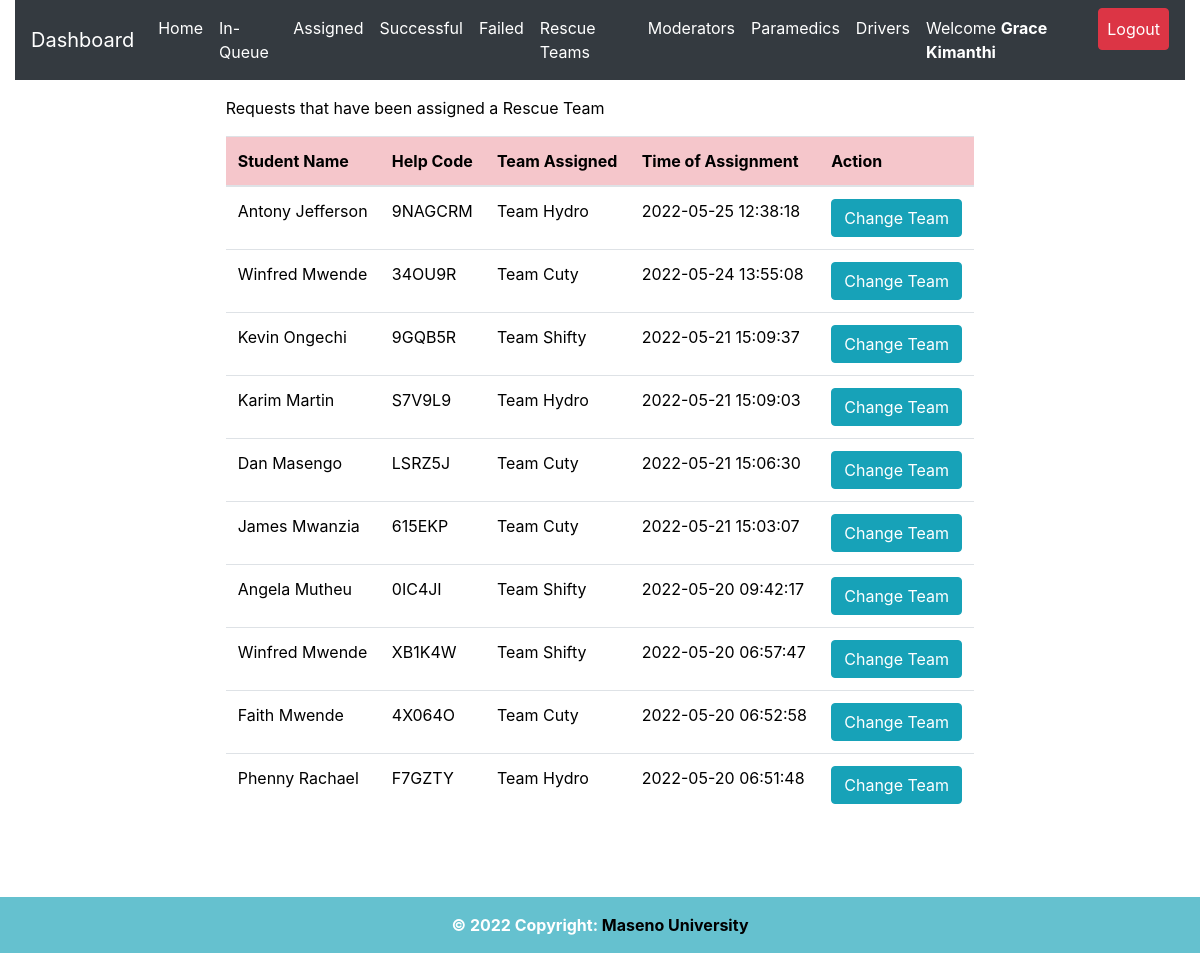
Page /admin/assigned.php (signed in) on the committed database.
### tables this page shows
CREATE TABLE `request_status` (
  `id` int(20) NOT NULL,
  `helpID` varchar(50) NOT NULL,
  `ip_address` varchar(100) NOT NULL,
  `request_latitude` varchar(50) NOT NULL DEFAULT '0',
  `request_longitude` varchar(50) NOT NULL DEFAULT '0',
  `status` varchar(50) DEFAULT 'Pending',
  `emergency_type` varchar(50) NOT NULL,
  `manual_directions` varchar(500) DEFAULT 'N/A',
  `emergency_description` varchar(255) DEFAULT 'No Description',
  `admNo` varchar(255) NOT NULL,
  `timestamp` datetime NOT NULL DEFAULT CURRENT_TIMESTAMP
);

CREATE TABLE `student_details` (
  `id` int(20) NOT NULL,
  `regNum` varchar(255) NOT NULL,
  `firstname` varchar(255) NOT NULL,
  `lastname` varchar(255) NOT NULL,
  `emailaddress` varchar(255) NOT NULL,
  `phonenumber` varchar(15) NOT NULL,
  `password` varchar(255) NOT NULL,
  `password_reset_token` varchar(500) DEFAULT NULL,
  `date` datetime NOT NULL DEFAULT CURRENT_TIMESTAMP
);

CREATE TABLE `rescue_team` (
  `id` int(11) NOT NULL,
  `team_id` varchar(50) NOT NULL,
  `team_username` varchar(255) NOT NULL,
  `team_name` varchar(255) NOT NULL,
  `team_phone` int(15) NOT NULL,
  `team_email` varchar(50) NOT NULL,
  `team_password` varchar(255) NOT NULL,
  `password_reset_token` varchar(255) DEFAULT NULL,
  `registration_timestamp` datetime NOT NULL DEFAULT CURRENT_TIMESTAMP
);

CREATE TABLE `rescue_team_tasks` (
  `id` int(10) NOT NULL,
  `task_help_code` varchar(50) NOT NULL,
  `rescue_team_id` varchar(50) NOT NULL,
  `assigning_admin_id` varchar(50) NOT NULL,
  `team_status` varchar(255) NOT NULL DEFAULT 'Unassigned',
  `assignment_time` timestamp NOT NULL DEFAULT CURRENT_TIMESTAMP ON UPDATE CURRENT_TIMESTAMP
);

### admin/assigned.php (the view, shortened to what this page needs)
<?php
include 'server.php';
$admin_identity = $_SESSION['admin_id'];
?>
<!DOCTYPE html>
<html lang="en">
<head>
<?php include './includes/header.php'; ?>
</head>
  <body>
    <?php include './includes/navbar.php'; ?>
  <div class="row m-3">
   <div class="col-md-2"></div>
  <div class="col-md-8">
    <div class="table-responsive-lg">
        <table class="table" style='color:black'>
            <thead>
              <p style='color:black; font-weight:normal'>
              Requests that have been assigned a Rescue Team
      </p>
                <tr >
                  <th scope="col" class="table-danger">Student Name</th>
                  <th scope="col" class="table-danger">Help Code</th>
                  <th scope="col" class="table-danger">Team Assigned</th>
                  <th scope="col" class="table-danger">Time of Assignment</th>
                  <th scope="col" class="table-danger">Action</th>
                </tr>
              </thead>
              <tbody>
        <?php
        if($admin_identity){
          $data_fetch_query = "SELECT request_status.id, request_status.helpID,request_status.status,
          request_status.admNo,request_status.timestamp,student_details.regNum,student_details.regNum,
          student_details.firstname,student_details.lastname,student_details.phonenumber, rescue_team_tasks.*
          FROM request_status
          INNER JOIN student_details ON request_status.admNo = student_details.regNum
          INNER JOIN rescue_team_tasks ON request_status.helpID = rescue_team_tasks.task_help_code
          WHERE request_status.status ='Assigned' order by  rescue_team_tasks.assignment_time DESC;";
            $data_result = mysqli_query($db, $data_fetch_query);
            if ($data_result->num_rows > 0){
                while($row = $data_result->fetch_assoc()) {
                $fName=$row["firstname"];
                $lName=$row["lastname"];
                $help_code=$row["helpID"];
                $team_id=$row["rescue_team_id"];
                $request_time=$row["assignment_time"];
                $team_fetch = "SELECT * FROM `rescue_team` WHERE `team_id` = '$team_id' ";
                $rslt = mysqli_query($db,  $team_fetch);
                if ($rslt->num_rows > 0){
                  while($row = $rslt->fetch_assoc()) {
                    $team_name = $row["team_name"];
                  }
                }
            echo "<tr style='font-weight:normal'> <td>" .$fName. " ".$lName. "</td>";
            echo "<td>" .$help_code."</td>";
            echo "<td>" .$team_name."</td>";
            echo "<td>" .$request_time."</td>";
            echo "<td>
            <form method ='POST' action='server.php'>
            <input hidden type='text' name='help_code_2' value='$help_code'>
            <input type='submit' data-adminidentity= '$admin_identity' data-previous_team='$team_name' data-helpcode ='$help_code' name='reassign-btn' value='Change Team' class='btn btn-info team_change_button'>
            </form>
            </td> </tr>";
            }
            }else{
            echo "<td>"."No Data is available"."</td>";
            }
            } else{
                echo "<td>"."No Data Found"."</td>";
            }
    ?>
              </tbody>
        </table>
      </div>
      </div>
      <div class="col-md-2"></div>
</div>
<div class="container">
  <div class="row">
    <div class="col-md-3"></div>
    <div class="col-md-6">
    </div>
    <div class="col-md-3"></div>
  </div>
</div>
<?php include './includes/footer.php';?>
  </body>
</html>

### rows in the picture
request_status: admNo.firstname "Antony", admNo.lastname "Jefferson", helpID "9NAGCRM", rescue_team.team_name "Team Hydro", rescue_team_tasks.assignment_time "2022-05-25 12:38:18"
request_status: admNo.firstname "Winfred", admNo.lastname "Mwende", helpID "34OU9R", rescue_team.team_name "Team Cuty", rescue_team_tasks.assignment_time "2022-05-24 13:55:08"
request_status: admNo.firstname "Kevin", admNo.lastname "Ongechi", helpID "9GQB5R", rescue_team.team_name "Team Shifty", rescue_team_tasks.assignment_time "2022-05-21 15:09:37"
request_status: admNo.firstname "Karim", admNo.lastname "Martin", helpID "S7V9L9", rescue_team.team_name "Team Hydro", rescue_team_tasks.assignment_time "2022-05-21 15:09:03"
request_status: admNo.firstname "Dan", admNo.lastname "Masengo", helpID "LSRZ5J", rescue_team.team_name "Team Cuty", rescue_team_tasks.assignment_time "2022-05-21 15:06:30"
request_status: admNo.firstname "James", admNo.lastname "Mwanzia", helpID "615EKP", rescue_team.team_name "Team Cuty", rescue_team_tasks.assignment_time "2022-05-21 15:03:07"
request_status: admNo.firstname "Angela", admNo.lastname "Mutheu", helpID "0IC4JI", rescue_team.team_name "Team Shifty", rescue_team_tasks.assignment_time "2022-05-20 09:42:17"
request_status: admNo.firstname "Winfred", admNo.lastname "Mwende", helpID "XB1K4W", rescue_team.team_name "Team Shifty", rescue_team_tasks.assignment_time "2022-05-20 06:57:47"
request_status: admNo.firstname "Faith", admNo.lastname "Mwende", helpID "4X064O", rescue_team.team_name "Team Cuty", rescue_team_tasks.assignment_time "2022-05-20 06:52:58"
request_status: admNo.firstname "Phenny", admNo.lastname "Rachael", helpID "F7GZTY", rescue_team.team_name "Team Hydro", rescue_team_tasks.assignment_time "2022-05-20 06:51:48"

### other values in the picture
$_SESSION['admin_firstname'] "Grace"
$_SESSION['admin_lastname'] "Kimanthi"
